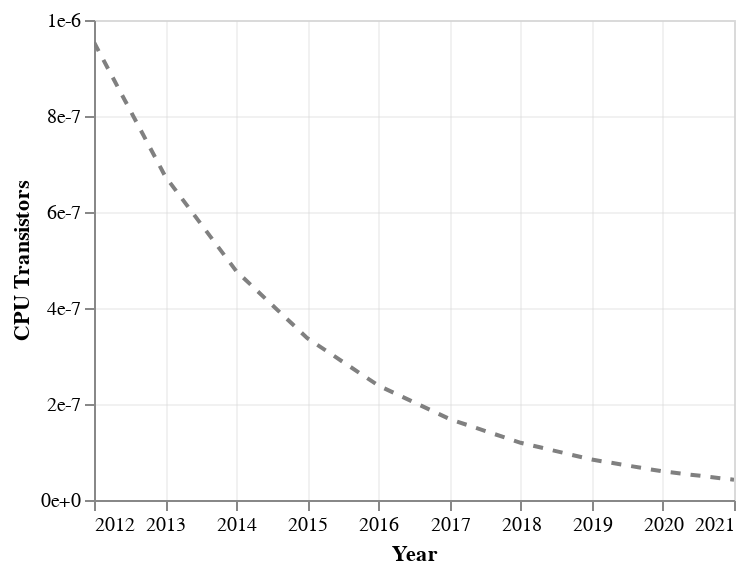

The notebook cell this image was saved under:
### Code cell
moores = alt.Chart(data_years, width=320, height=240).transform_calculate(
    moore='1/pow(2, (year(datum.year) - 1972)/2)',
).encode(
    x=alt.X('year:T', title='Year'),
    y=alt.Y('moore:Q', axis=alt.Axis(format='.0e'), title='CPU Transistors'),
).mark_line(size=2, color='gray', strokeDash=[5])

moores_label = moores.encode(
    x='max(year):T',
    y=alt.Y('moore:Q'),
    text='label',
).mark_text(align='right', dx=-10, dy=-7, angle=0, color='gray',)

chart = (moores+moores_label).configure_axis(
    gridColor='lightgrey',
    gridOpacity=0.33,
    labelFont='Roboto-Regular',
    titleFont='Roboto-Regular',
)

chart.interactive()

### Figure 1 — Vega-Lite specification as saved in the notebook (floating-point values rounded to 4 significant figures)
{"config": {"view": {"continuousWidth": 400, "continuousHeight": 300}, "axis": {"gridColor": "lightgrey", "gridOpacity": 0.33, "labelFont": "Roboto-Regular", "titleFont": "Roboto-Regular"}}, "layer": [{"mark": {"type": "line", "color": "gray", "size": 2, "strokeDash": [5]}, "encoding": {"x": {"type": "temporal", "field": "year", "title": "Year"}, "y": {"type": "quantitative", "axis": {"format": ".0e"}, "field": "moore", "title": "CPU Transistors"}}, "height": 240, "selection": {"selector069": {"type": "interval", "bind": "scales", "encodings": ["x", "y"]}}, "transform": [{"calculate": "1/pow(2, (year(datum.year) - 1972)/2)", "as": "moore"}], "width": 320}, {"mark": {"type": "text", "align": "right", "angle": 0, "color": "gray", "dx": -10, "dy": -7}, "encoding": {"text": {"type": "nominal", "field": "label"}, "x": {"type": "temporal", "aggregate": "max", "field": "year"}, "y": {"type": "quantitative", "field": "moore"}}, "height": 240, "transform": [{"calculate": "1/pow(2, (year(datum.year) - 1972)/2)", "as": "moore"}], "width": 320}], "data": {"name": "data-e7e3a94177255e0e7eeed8a29f28208a"}, "$schema": "https://vega.github.io/schema/vega-lite/v4.8.1.json", "datasets": {"data-e7e3a94177255e0e7eeed8a29f28208a": [{"year": "2012-01-01T00:00:00", "label": "Moore's Law"}, {"year": "2013-01-01T00:00:00", "label": ""}, {"year": "2014-01-01T00:00:00", "label": ""}, {"year": "2015-01-01T00:00:00", "label": ""}, {"year": "2016-01-01T00:00:00", "label": ""}, {"year": "2017-01-01T00:00:00", "label": ""}, {"year": "2018-01-01T00:00:00", "label": ""}, {"year": "2019-01-01T00:00:00", "label": ""}, {"year": "2020-01-01T00:00:00", "label": ""}, {"year": "2021-01-01T00:00:00", "label": ""}]}}
